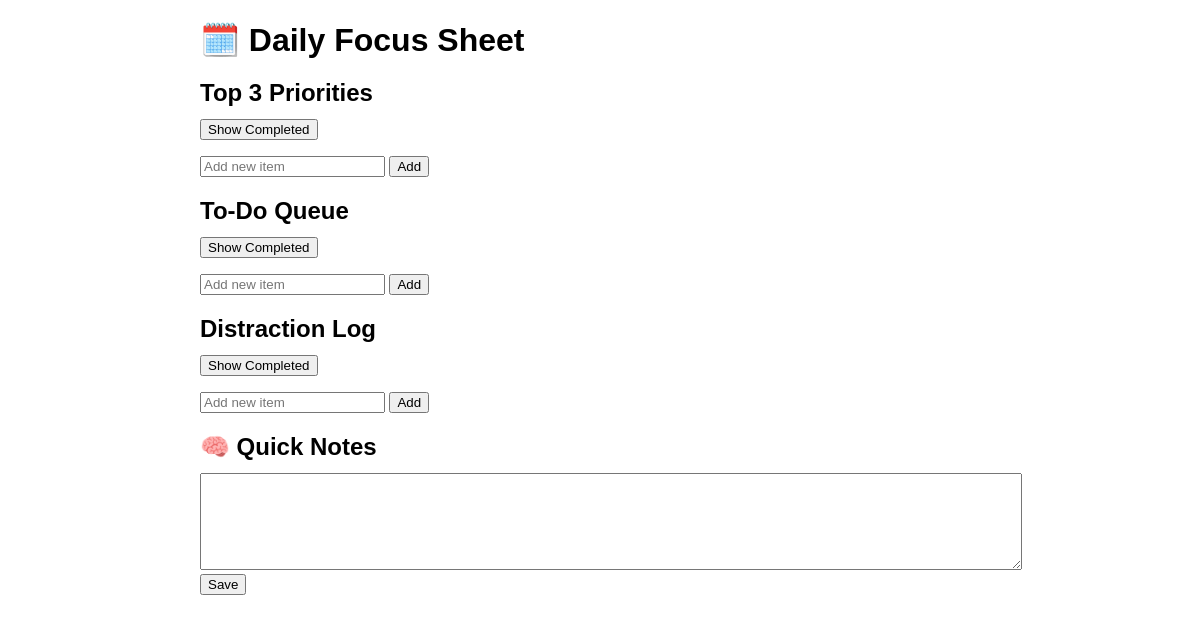
The app's page /focus, older data.
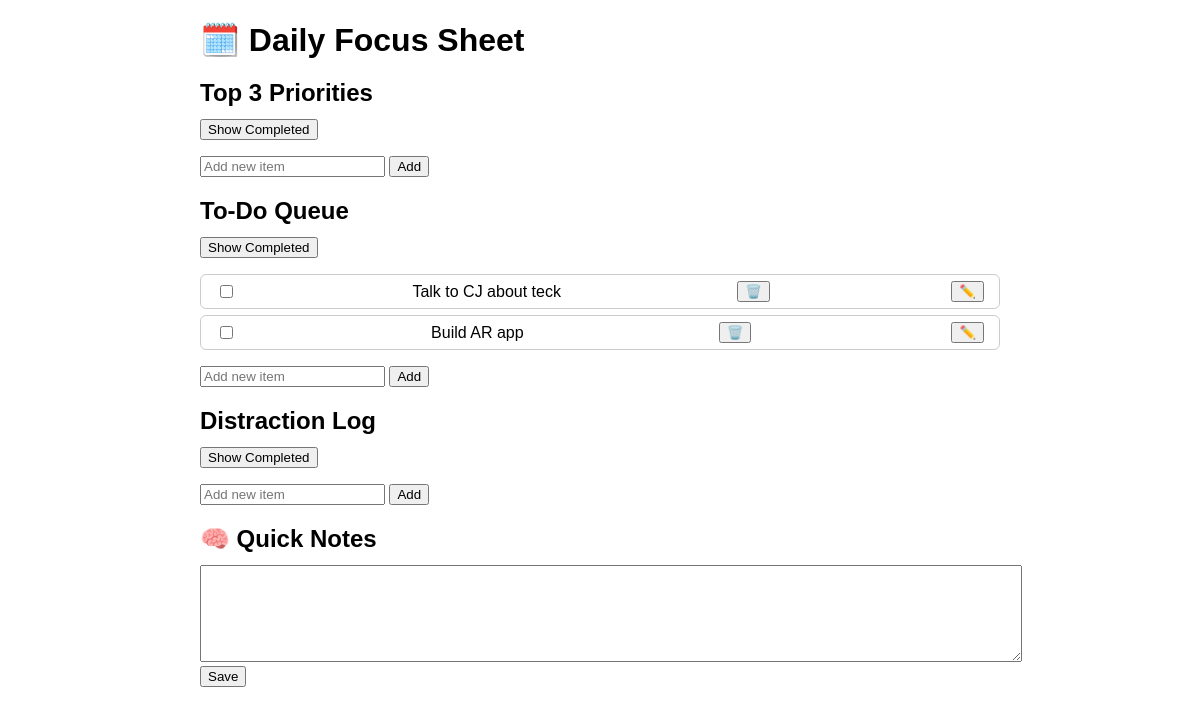
The same page, newer data.
### app.py (models this page shows)
class Task(db.Model):
    id = db.Column(db.Integer, primary_key=True)
    content = db.Column(db.String(200), nullable=False)
    category = db.Column(db.String(50), nullable=False)  # top3, todo, distractions
    timestamp = db.Column(db.DateTime, default=datetime.utcnow)
    task_date = db.Column(db.Date, default=date.today)
    completed = db.Column(db.Boolean, default=False)
    position = db.Column(db.Integer, default=0)  # for drag-to-reorder

### app.py (the view, shortened to what this page needs)
@app.route("/focus", methods=["GET", "POST"])
def focus():
    editing_id = request.args.get("edit_id", type=int)
    top3 = Task.query.filter_by(category="top3", task_date=date.today()).order_by(Task.position).all()
    todo = Task.query.filter_by(category="todo", task_date=date.today()).order_by(Task.position).all()
    distractions = Task.query.filter_by(category="distractions", task_date=date.today()).order_by(Task.position).all()
    note = Note.query.filter_by(note_date=date.today()).first()
    return render_template("focused.html", top3=top3, todo=todo, distractions=distractions, note=note, editing_id=editing_id)

### templates/focused.html (shortened to what this page needs)
<!DOCTYPE html>
<html lang="en">
<head>
  <link rel="stylesheet" href="{{ url_for('static', filename='styles.css') }}">
</head>
<body>
  <h1>🗓️ Daily Focus Sheet</h1>
  {% for label, key, items in [('Top 3 Priorities', 'top3', top3), ('To-Do Queue', 'todo', todo), ('Distraction Log', 'distractions', distractions)] %}
    <h2>{{ label }}</h2>
    <button onclick="toggleCompleted(this)">Show Completed</button>
    <ul id="{{ key }}-list">
      {% for item in items %}
        {% set is_editing = editing_id == item.id %}
        <li class="task-row drag-handle {% if item.completed %}completed-item hidden{% endif %}" data-id="{{ item.id }}">
          <form method="POST">
            <input type="checkbox" onChange="this.form.submit()" {% if item.completed %}checked{% endif %}>
          </form>
          {% if is_editing %}
            <form method="POST">
              <input name="item" value="{{ item.content }}">
              <input type="hidden" name="section" value="edit">
              <input type="hidden" name="task_id" value="{{ item.id }}">
              <button type="submit">💾</button>
            </form>
          {% else %}
            <span class="{% if item.completed %}completed{% endif %}">{{ item.content }}</span>
            <form method="POST">
              <button type="submit">🗑️</button>
            </form>
            <form method="GET">
              <button type="submit">✏️</button>
            </form>
          {% endif %}
        </li>
      {% endfor %}
    </ul>
    <form method="POST">
      <input name="item" placeholder="Add new item">
      <button type="submit">Add</button>
    </form>
  {% endfor %}
  <h2>🧠 Quick Notes</h2>
  <form method="POST">
    <textarea name="item" rows="5">{{ note.content if note else '' }}</textarea>
    <button type="submit">Save</button>
  </form>
</body>
</html>

### static/styles.css (style rules this page uses)
body { font-family: sans-serif; max-width: 800px; margin: 20px auto; padding: 0 20px; }
h1, h2 { margin-bottom: 0.5em; }
ul { list-style: none; padding: 0; }
.task-row { display: flex; justify-content: space-between; align-items: center; margin-bottom: 6px; padding: 6px 10px; border: 1px solid #ccc; border-radius: 6px; }
.task-row form { margin: 0 5px; }
textarea { width: 100%; padding: 10px; font-size: 1em; }
button { cursor: pointer; }
.drag-handle { cursor: grab; }

Row changes from the older to the newer data that the page shows:
added Task: content "Talk to CJ about teck"
added Task: content "Build AR app"
